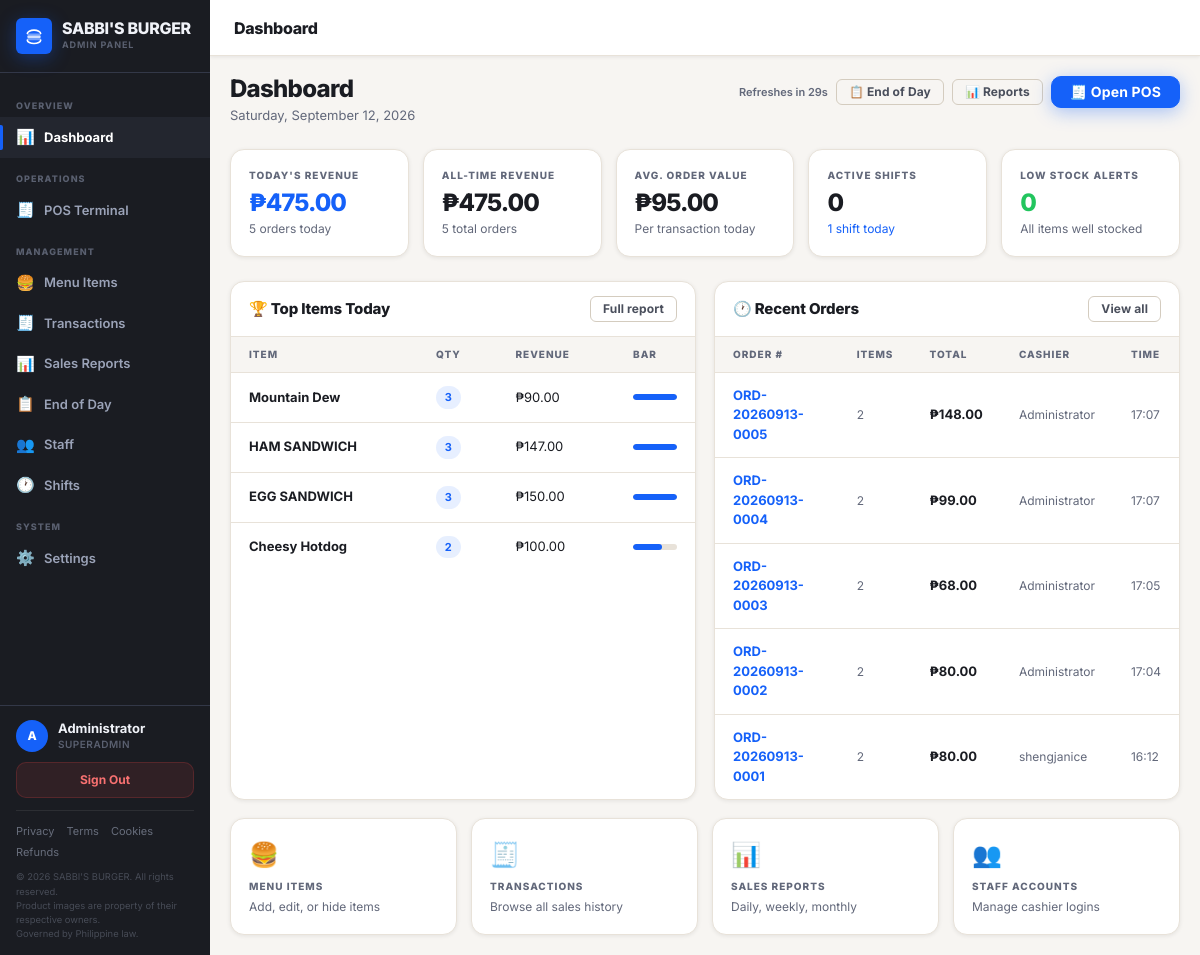
The app's page /dashboard (signed in) with its own data.
### tables this page shows
CREATE TABLE users (
    id INTEGER PRIMARY KEY AUTOINCREMENT,
    username TEXT NOT NULL UNIQUE,
    password_hash TEXT NOT NULL,
    full_name TEXT NOT NULL,
    role TEXT NOT NULL CHECK(role IN ('superadmin', 'cashier')),
    is_active INTEGER NOT NULL DEFAULT 1,
    last_login TIMESTAMP,
    created_at TIMESTAMP DEFAULT CURRENT_TIMESTAMP
);

CREATE TABLE transactions (
    id INTEGER PRIMARY KEY AUTOINCREMENT,
    order_number TEXT NOT NULL,
    total REAL NOT NULL,
    discount REAL DEFAULT 0,
    cash_tendered REAL,
    change_given REAL,
    payment_method TEXT DEFAULT 'cash',
    gcash_ref TEXT,
    served_by INTEGER,
    notes TEXT,
    created_at TIMESTAMP DEFAULT CURRENT_TIMESTAMP, tax_rate REAL DEFAULT 0, tax_amount REAL DEFAULT 0, discount_type TEXT DEFAULT 'regular', vat_exempt INTEGER DEFAULT 0,
    FOREIGN KEY (served_by) REFERENCES users(id)
);

### app.py (the view)
@app.route('/dashboard')
@superadmin_required
def dashboard():
    today, overall       = get_sales_summary()
    top_products         = get_top_products()
    recent_tx            = get_all_transactions(limit=5)
    low_stock            = get_low_stock_items(threshold=10)
    active_shifts, today_shifts = get_shift_stats_today()
    return render_template('admin/dashboard.html',
                           today=today, overall=overall,
                           top_products=top_products,
                           recent_tx=recent_tx,
                           low_stock=low_stock,
                           active_shifts=active_shifts,
                           today_shifts=today_shifts)

### templates/admin/dashboard.html (shortened to what this page needs)
{% extends "admin/base_admin.html" %}
{% block page_title %}Dashboard{% endblock %}
{% block content %}
<div class="page-header">
  <div>
    <h1>Dashboard</h1>
    <p id="dash-date" style="color:var(--text-dark-3);font-size:.8125rem;margin-top:.2rem"></p>
  </div>
  <div style="display:flex;gap:.5rem;align-items:center">
    <span id="refresh-badge" style="font-size:.6875rem;color:var(--text-dark-3);font-weight:600"></span>
    <a href="{{ url_for('eod') }}" class="btn btn-ghost btn-sm">📋 End of Day</a>
    <a href="{{ url_for('reports') }}" class="btn btn-ghost btn-sm">📊 Reports</a>
    <a href="{{ url_for('index') }}" class="btn btn-primary">🧾 Open POS</a>
  </div>
</div>
<div class="stats-grid" id="stats-grid">
  <div class="stat-card">
    <div class="stat-card-label">Today's Revenue</div>
    <div class="stat-card-value brand" id="stat-today-rev">{{ currency }}{{ "%.2f"|format(today.total) }}</div>
    <div class="stat-card-sub" id="stat-today-orders">{{ today.count }} order{{ 's' if today.count != 1 }} today</div>
  </div>
  <div class="stat-card">
    <div class="stat-card-label">All-Time Revenue</div>
    <div class="stat-card-value" id="stat-overall-rev">{{ currency }}{{ "%.2f"|format(overall.total) }}</div>
    <div class="stat-card-sub">{{ overall.count }} total orders</div>
  </div>
  <div class="stat-card">
    <div class="stat-card-label">Avg. Order Value</div>
    <div class="stat-card-value">
      {% if today.count > 0 %}{{ currency }}{{ "%.2f"|format(today.total / today.count) }}{% else %}—{% endif %}
    </div>
    <div class="stat-card-sub">Per transaction today</div>
  </div>
  <div class="stat-card" style="{{ 'border-color:rgba(34,197,94,.4)' if active_shifts > 0 }}">
    <div class="stat-card-label">Active Shifts</div>
    <div class="stat-card-value" style="{{ 'color:var(--success)' if active_shifts > 0 }}">
      {{ active_shifts }}
    </div>
    <div class="stat-card-sub">
      <a href="{{ url_for('shifts') }}" style="color:var(--brand)">{{ today_shifts }} shift{{ 's' if today_shifts != 1 }} today</a>
    </div>
  </div>
  <div class="stat-card" style="border-color:{% if low_stock|length > 0 %}rgba(239,68,68,.4){% else %}var(--menu-border){% endif %}">
    <div class="stat-card-label">Low Stock Alerts</div>
    <div class="stat-card-value" style="color:{% if low_stock|length > 0 %}var(--danger){% else %}var(--success){% endif %}">
      {{ low_stock|length }}
    </div>
    <div class="stat-card-sub">
      {% if low_stock|length > 0 %}Items need restocking{% else %}All items well stocked{% endif %}
    </div>
  </div>
</div>
<div style="display:grid;grid-template-columns:1fr 1fr;gap:1.125rem;margin-bottom:1.125rem">
  <div class="table-card">
    <div class="table-card-header">
      <span class="table-card-title">🏆 Top Items Today</span>
      <a href="{{ url_for('reports') }}" class="btn btn-ghost btn-sm">Full report</a>
    </div>
    {% if top_products %}
    <div class="table-wrap">
      <table>
        <thead><tr><th>Item</th><th>Qty</th><th>Revenue</th><th>Bar</th></tr></thead>
        <tbody>
          {% set max_qty = top_products[0].total_qty %}
          {% for p in top_products %}
          <tr>
            <td><strong>{{ p.product_name }}</strong></td>
            <td><span class="badge" style="background:var(--brand-dim);color:var(--brand)">{{ p.total_qty }}</span></td>
            <td>{{ currency }}{{ "%.2f"|format(p.total_revenue) }}</td>
            <td style="width:80px">
              <div style="background:var(--menu-border);border-radius:99px;height:6px;overflow:hidden">
                <div style="background:var(--brand);height:100%;width:{{ ((p.total_qty / max_qty) * 100)|int }}%;border-radius:99px;transition:width .5s"></div>
              </div>
            </td>
          </tr>
          {% endfor %}
        </tbody>
      </table>
    </div>
    {% else %}
    <div class="empty-state"><div class="empty-state-icon">📊</div><p>No sales yet today</p></div>
    {% endif %}
  </div>
  <div class="table-card">
    <div class="table-card-header">
      <span class="table-card-title">🕐 Recent Orders</span>
      <a href="{{ url_for('transactions') }}" class="btn btn-ghost btn-sm">View all</a>
    </div>
    {% if recent_tx %}
    <div class="table-wrap">
      <table>
        <thead><tr><th>Order #</th><th>Items</th><th>Total</th><th>Cashier</th><th>Time</th></tr></thead>
        <tbody>
          {% for tx in recent_tx %}
          <tr>
            <td><a href="{{ url_for('transaction_detail', transaction_id=tx.id) }}" style="color:var(--brand);font-weight:700">{{ tx.order_number }}</a></td>
            <td class="td-muted">{{ tx.item_count }}</td>
            <td><strong>{{ currency }}{{ "%.2f"|format(tx.total) }}</strong></td>
            <td class="td-muted">{{ tx.cashier_name or '—' }}</td>
            <td class="td-muted">{{ tx.created_at[11:16] if tx.created_at else '—' }}</td>
          </tr>
          {% endfor %}
        </tbody>
      </table>
    </div>
    {% else %}
    <div class="empty-state"><div class="empty-state-icon">🧾</div><p>No orders yet today</p></div>
    {% endif %}
  </div>
</div>
<div style="display:grid;grid-template-columns:repeat(4,1fr);gap:.875rem">
  {% set links = [
    ('products',     '🍔', 'Menu Items',    'Add, edit, or hide items'),
    ('transactions', '🧾', 'Transactions',  'Browse all sales history'),
    ('reports',      '📊', 'Sales Reports', 'Daily, weekly, monthly'),
    ('users',        '👥', 'Staff Accounts','Manage cashier logins'),
  ] %}
  {% for route, icon, label, desc in links %}
  <a href="{{ url_for(route) }}" class="stat-card quicklink-card" style="text-decoration:none">
    <div style="font-size:1.5rem;margin-bottom:.375rem">{{ icon }}</div>
    <div class="stat-card-label" style="margin-bottom:.2rem">{{ label }}</div>
    <div style="font-size:.75rem;color:var(--text-dark-3)">{{ desc }}</div>
  </a>
  {% endfor %}
</div>
{% endblock %}

### templates/admin/base_admin.html (shortened to what this page needs)
<!DOCTYPE html>
<html lang="en">
<head>
  <link rel="stylesheet" href="{{ url_for('static', filename='css/base.css') }}">
  <link rel="stylesheet" href="{{ url_for('theme_css') }}">
  <link rel="stylesheet" href="{{ url_for('static', filename='css/admin.css') }}">
</head>
<body>
<div class="app-shell">
  <aside class="sidebar">
    <div class="sidebar-brand">
      <div class="sidebar-brand-icon">
      </div>
      <div>
        <div class="sidebar-brand-text">{{ app_name }}</div>
        <div class="sidebar-brand-sub">Admin Panel</div>
      </div>
    </div>
    <nav class="sidebar-nav">
      <div class="nav-section-label">Overview</div>
      <a title="Dashboard" href="{{ url_for('dashboard') }}" class="nav-item {% if request.endpoint == 'dashboard' %}active{% endif %}">
        <span class="nav-item-icon">📊</span> Dashboard
      </a>
      <div class="nav-section-label">Operations</div>
      <a title="POS Terminal" href="{{ url_for('index') }}" class="nav-item {% if request.endpoint == 'index' %}active{% endif %}">
        <span class="nav-item-icon">🧾</span> POS Terminal
      </a>
      <div class="nav-section-label">Management</div>
      <a title="Menu Items" href="{{ url_for('products') }}" class="nav-item {% if request.endpoint == 'products' %}active{% endif %}">
        <span class="nav-item-icon">🍔</span> Menu Items
      </a>
      <a title="Transactions" href="{{ url_for('transactions') }}" class="nav-item {% if request.endpoint in ['transactions','transaction_detail'] %}active{% endif %}">
        <span class="nav-item-icon">🧾</span> Transactions
      </a>
      <a title="Sales Reports" href="{{ url_for('reports') }}" class="nav-item {% if request.endpoint == 'reports' %}active{% endif %}">
        <span class="nav-item-icon">📊</span> Sales Reports
      </a>
      <a title="End of Day" href="{{ url_for('eod') }}" class="nav-item {% if request.endpoint == 'eod' %}active{% endif %}">
        <span class="nav-item-icon">📋</span> End of Day
      </a>
      <a title="Staff" href="{{ url_for('users') }}" class="nav-item {% if request.endpoint == 'users' %}active{% endif %}">
        <span class="nav-item-icon">👥</span> Staff
      </a>
      <a title="Shifts" href="{{ url_for('shifts') }}" class="nav-item {% if request.endpoint in ['shifts','shift_detail'] %}active{% endif %}">
        <span class="nav-item-icon">🕐</span> Shifts
      </a>
      <div class="nav-section-label">System</div>
      <a title="Settings" href="{{ url_for('settings_page') }}" class="nav-item {% if request.endpoint == 'settings_page' %}active{% endif %}">
        <span class="nav-item-icon">⚙️</span> Settings
      </a>
    </nav>
    <div class="sidebar-footer">
      {% if current_user %}
      <div class="sidebar-user">
        <div class="sidebar-avatar">{{ current_user['full_name'][0] | upper }}</div>
        <div class="sidebar-user-info">
          <div class="sidebar-user-name">{{ current_user['full_name'] }}</div>
          <div class="sidebar-user-role">{{ current_user['role'] | title }}</div>
        </div>
      </div>
      {% endif %}
      <a href="{{ url_for('logout') }}" class="btn-logout">Sign Out</a>
      <div style="display:flex;flex-wrap:wrap;gap:.25rem .75rem;margin-top:.75rem;padding-top:.75rem;border-top:1px solid rgba(255,255,255,.08)">
        <a href="#" onclick="openPolicyModal('{{ url_for('privacy_policy') }}','Privacy Policy');return false" style="font-size:.6875rem;color:rgba(155,163,184,.6);text-decoration:none" onmouseover="this.style.color='rgba(155,163,184,1)'" onmouseout="this.style.color='rgba(155,163,184,.6)'">Privacy</a>
        <a href="#" onclick="openPolicyModal('{{ url_for('terms') }}','Terms &amp; Conditions');return false" style="font-size:.6875rem;color:rgba(155,163,184,.6);text-decoration:none" onmouseover="this.style.color='rgba(155,163,184,1)'" onmouseout="this.style.color='rgba(155,163,184,.6)'">Terms</a>
        <a href="#" onclick="openPolicyModal('{{ url_for('cookie_policy') }}','Cookie Policy');return false" style="font-size:.6875rem;color:rgba(155,163,184,.6);text-decoration:none" onmouseover="this.style.color='rgba(155,163,184,1)'" onmouseout="this.style.color='rgba(155,163,184,.6)'">Cookies</a>
        <a href="#" onclick="openPolicyModal('{{ url_for('refund_policy') }}','Refund Policy');return false" style="font-size:.6875rem;color:rgba(155,163,184,.6);text-decoration:none" onmouseover="this.style.color='rgba(155,163,184,1)'" onmouseout="this.style.color='rgba(155,163,184,.6)'">Refunds</a>
      </div>
      <div style="margin-top:.625rem;font-size:.5875rem;color:rgba(155,163,184,.35);line-height:1.5">
        &copy; {{ current_year }} {{ app_name }}. All rights reserved.<br>
        Product images are property of their respective owners.<br>
        Governed by Philippine law.
      </div>
    </div>
  </aside>
  <div class="main-content">
    <header class="topbar">
      <span class="topbar-title">{% block page_title %}{% endblock %}</span>
    </header>
    <main class="page-content">
      {% block content %}{% endblock %}
    </main>
  </div>
</div>
</body>
</html>

### records on screen
users: full_name "A", full_name "Administrator", role "SUPERADMIN"
transactions: order_number "ORD-20260913-0005", item_count "2", currency "₱", total "148.00", cashier_name "Administrator", created_at "17:07"
transactions: order_number "ORD-20260913-0004", item_count "2", currency "₱", total "99.00", cashier_name "Administrator", created_at "17:07"
transactions: order_number "ORD-20260913-0003", item_count "2", currency "₱", total "68.00", cashier_name "Administrator", created_at "17:05"
transactions: order_number "ORD-20260913-0002", item_count "2", currency "₱", total "80.00", cashier_name "Administrator", created_at "17:04"
transactions: order_number "ORD-20260913-0001", item_count "2", currency "₱", total "80.00", cashier_name "shengjanice", created_at "16:12"

### other values on screen
{{ app_name }} "SABBI'S BURGER"
{{ current_year }} "2026"
{{ currency }} "₱"
{{ "%.2f"|format(today.total) }} "475.00"
{{ today.count }} "5"
{{ 's' if today.count != 1 }} "s"
{{ "%.2f"|format(overall.total) }} "475.00"
{{ overall.count }} "5"
{{ "%.2f"|format(today.total / today.count) }} "95.00"
{{ active_shifts }} "0"
{{ today_shifts }} "1"
{{ low_stock|length }} "0"
{{ p.product_name }} "Mountain Dew" "HAM SANDWICH" "EGG SANDWICH" "Cheesy Hotdog"
{{ p.total_qty }} "3" "3" "3" "2"
{{ currency }} "₱" "₱" "₱" "₱"
